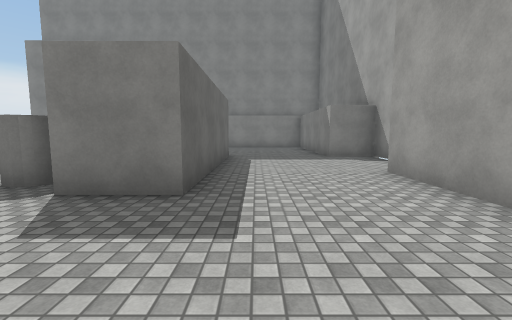
[1] (above)

12 first-person views from a walk through a Unity game level. The camera is 1.4 m above the floor, tilts 6° down and sees 90° across. The floor is counted in squares, 2 m on a side. Each view is taken from the middle of a square. On the plan, view 1 faces up. The plan holds only what a view shows up to about 9 squares ahead; the rest is blank. Surface patterns are stand-ins for the level's own textures.

[2]
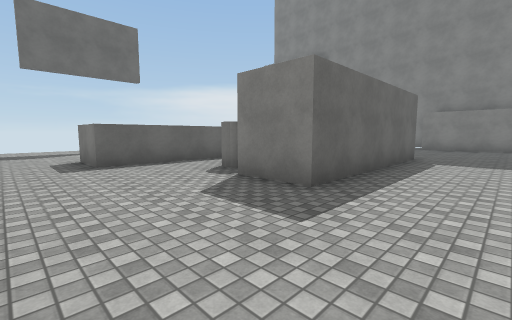

[3]
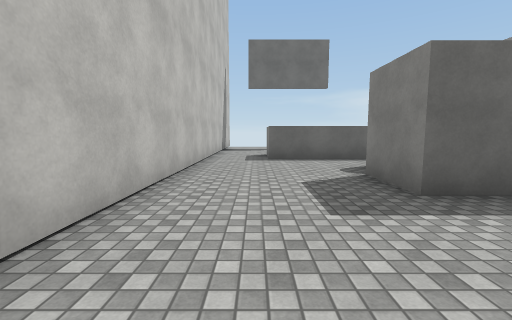

[4]
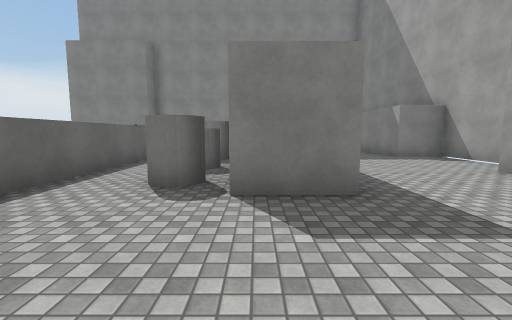

[5]
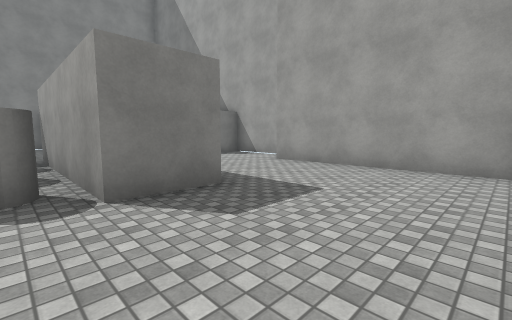

[6]
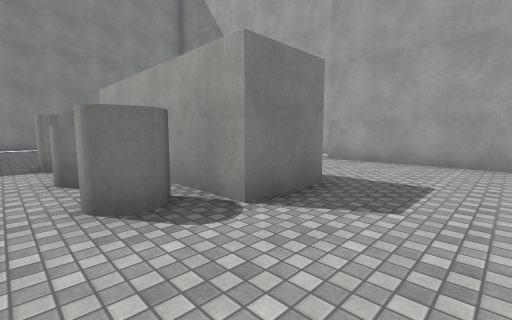

[7]
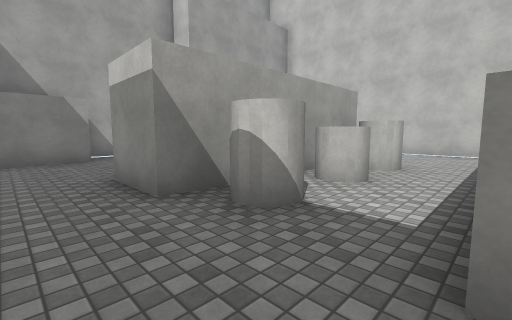

[8]
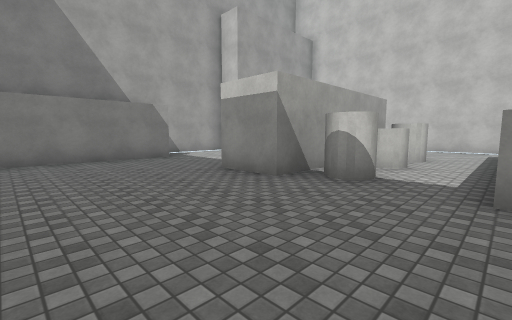

[9]
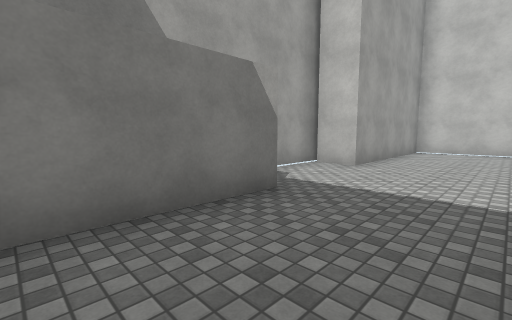

[10]
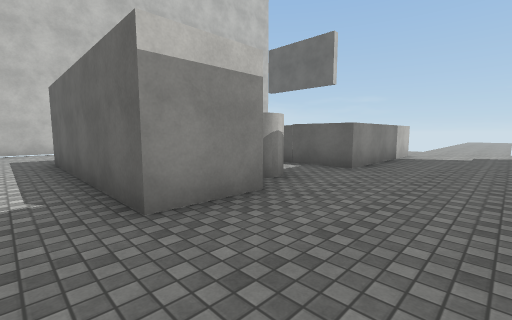

[11]
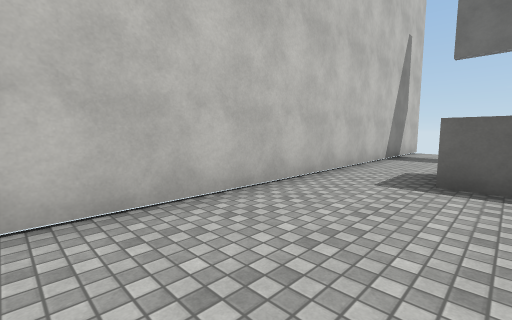

[12]
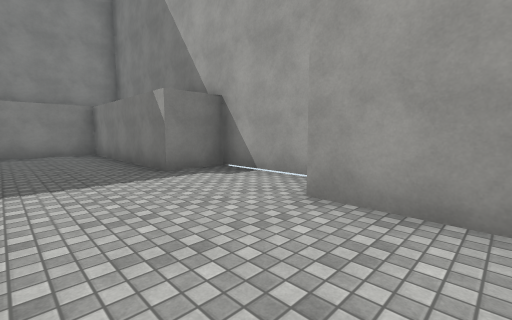

### Floor plan
Points are (right, up) in squares from view 1. A wall is a line through its corners. A room is listed if a view was taken in it or the views show most of it. See-through windows are left out.
Room 1 (views 1, 2, 3, 4, 5, 6, 11, 12)
walls: (-0.8, 7.8) (-0.8, 2.9) (-2.3, 2.9) (-2.3, 7.8); (-4.9, 7.8) (-4.9, 1.4) (-6.4, 1.4); (-6.5, -0.4) (2.4, -0.4) (2.4, 4.6) (3.4, 4.6) (3.4, 7.5) (2.1, 7.5) (2.1, 8.5)
ways out: opening at (-5.5, 0.5) to room 2; opening at (-3.5, 7.5) to room 2; opening at (0.5, 8) to room 2
objects: cylinder (-3, 4); cylinder (-3, 5); cylinder (-3, 7)
Room 2 (views 7, 8, 9, 10)
walls: (-8.9, 7.8) (-4.9, 7.8); (-2.3, 7.8) (-0.8, 7.8); (-11.4, -0.4) (-6.5, -0.4); (2.1, 8.5) (2.1, 12.4) (0, 12.4)
ways out: opening at (-5.5, 0.5) to room 1; opening at (-3.5, 7.5) to room 1; opening at (0.5, 8) to room 1

Where each view was taken, in squares from view 1:
view 1: 0 up, 0 right, facing up
view 2: 0 up, 1 right, facing up-left
view 3: 1 up, 2 right, facing left
view 4: 0 up, 2 left, facing up
view 5: 0 up, 3 left, facing up-right
view 6: 1 up, 4 left, facing up-right
view 7: 9 up, 5 left, facing down-right
view 8: 11 up, 5 left, facing down-right
view 9: 10 up, 0 right, facing down-right
view 10: 10 up, 0 right, facing down-left
view 11: 2 up, 1 left, facing down-left
view 12: 3 up, 0 right, facing up-right
